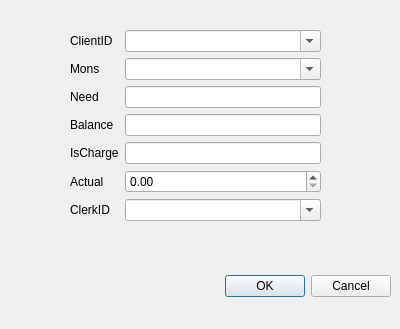
<?xml version="1.0" encoding="UTF-8"?>
<ui version="4.0">
 <class>ClerksAddDialog</class>
 <widget class="QDialog" name="ClerksAddDialog">
  <property name="geometry">
   <rect>
    <x>0</x>
    <y>0</y>
    <width>400</width>
    <height>329</height>
   </rect>
  </property>
  <property name="windowTitle">
   <string>Charge_ADD</string>
  </property>
  <widget class="QDialogButtonBox" name="buttonBox">
   <property name="geometry">
    <rect>
     <x>50</x>
     <y>270</y>
     <width>341</width>
     <height>32</height>
    </rect>
   </property>
   <property name="orientation">
    <enum>Qt::Horizontal</enum>
   </property>
   <property name="standardButtons">
    <set>QDialogButtonBox::Cancel|QDialogButtonBox::Ok</set>
   </property>
  </widget>
  <widget class="QWidget" name="formLayoutWidget">
   <property name="geometry">
    <rect>
     <x>70</x>
     <y>30</y>
     <width>251</width>
     <height>221</height>
    </rect>
   </property>
   <layout class="QFormLayout" name="formLayout">
    <item row="0" column="0">
     <widget class="QLabel" name="label">
      <property name="text">
       <string>ClientID</string>
      </property>
     </widget>
    </item>
    <item row="1" column="0">
     <widget class="QLabel" name="label_2">
      <property name="text">
       <string>Mons</string>
      </property>
     </widget>
    </item>
    <item row="1" column="1">
     <widget class="QComboBox" name="comboBox_Mon">
      <property name="editable">
       <bool>true</bool>
      </property>
     </widget>
    </item>
    <item row="0" column="1">
     <widget class="QComboBox" name="comboBox_ClientID">
      <property name="editable">
       <bool>true</bool>
      </property>
     </widget>
    </item>
    <item row="2" column="1">
     <widget class="QLineEdit" name="lineEdit_Need">
      <property name="readOnly">
       <bool>true</bool>
      </property>
     </widget>
    </item>
    <item row="2" column="0">
     <widget class="QLabel" name="label_Need">
      <property name="text">
       <string>Need</string>
      </property>
     </widget>
    </item>
    <item row="4" column="0">
     <widget class="QLabel" name="label_5">
      <property name="text">
       <string>IsCharge</string>
      </property>
     </widget>
    </item>
    <item row="3" column="0">
     <widget class="QLabel" name="label_6">
      <property name="text">
       <string>Balance</string>
      </property>
     </widget>
    </item>
    <item row="3" column="1">
     <widget class="QLineEdit" name="lineEdit_Balance">
      <property name="readOnly">
       <bool>true</bool>
      </property>
     </widget>
    </item>
    <item row="4" column="1">
     <widget class="QLineEdit" name="lineEdit_isCharge">
      <property name="readOnly">
       <bool>true</bool>
      </property>
     </widget>
    </item>
    <item row="5" column="1">
     <widget class="QDoubleSpinBox" name="doubleSpinBox_Actual">
      <property name="maximum">
       <double>1000000000000.000000000000000</double>
      </property>
     </widget>
    </item>
    <item row="6" column="1">
     <widget class="QComboBox" name="comboBox_ClerkId">
      <property name="editable">
       <bool>true</bool>
      </property>
     </widget>
    </item>
    <item row="5" column="0">
     <widget class="QLabel" name="label_4">
      <property name="text">
       <string>Actual</string>
      </property>
     </widget>
    </item>
    <item row="6" column="0">
     <widget class="QLabel" name="label_3">
      <property name="text">
       <string>ClerkID</string>
      </property>
     </widget>
    </item>
   </layout>
  </widget>
 </widget>
 <resources/>
 <connections>
  <connection>
   <sender>buttonBox</sender>
   <signal>accepted()</signal>
   <receiver>ClerksAddDialog</receiver>
   <slot>accept()</slot>
   <hints>
    <hint type="sourcelabel">
     <x>248</x>
     <y>254</y>
    </hint>
    <hint type="destinationlabel">
     <x>157</x>
     <y>274</y>
    </hint>
   </hints>
  </connection>
  <connection>
   <sender>buttonBox</sender>
   <signal>rejected()</signal>
   <receiver>ClerksAddDialog</receiver>
   <slot>reject()</slot>
   <hints>
    <hint type="sourcelabel">
     <x>316</x>
     <y>260</y>
    </hint>
    <hint type="destinationlabel">
     <x>286</x>
     <y>274</y>
    </hint>
   </hints>
  </connection>
 </connections>
</ui>
